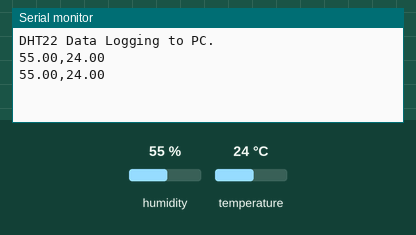
A sketch run on a simulated Arduino Uno, built with avr-gcc and run on an emulated ATmega328P. Shown: the last lines printed to the serial monitor. The test bench sets the inputs (shaded band); at power-on: humidity 55 %, temperature 24 °C.

Above: at 10.8 s.
10.9 s: humidity set to 22 %
At 16.2 s:
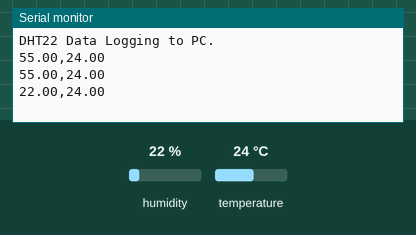
18.4 s: temperature set to 12 °C
At 21.4 s:
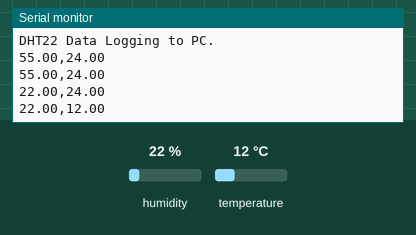
25.9 s: humidity set to 40 %
At 30.7 s:
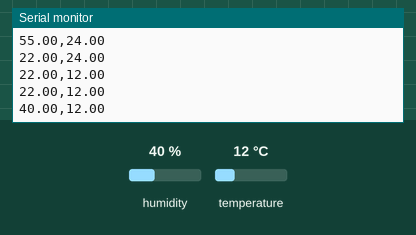
Timing chart, 0 to 32.2 s (numbered marks = the images above; inputs shaded):
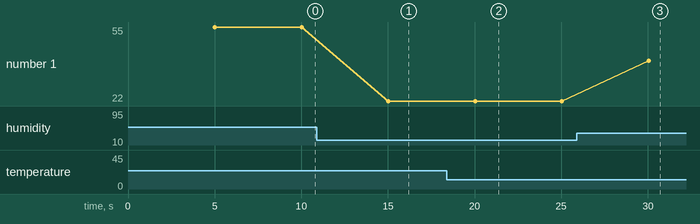

Measured:
- after the input at 10.9 s, the serial monitor: prints a new line after 4.1 s (image 1)
- after the input at 18.4 s, the serial monitor: prints a new line after 1.6 s (image 2)
- after the input at 25.9 s, the serial monitor: prints a new line after 4.1 s (image 3)
- plotted number 1: 55 → 22 after the input at 10.9 s, 22 → 40 after the input at 25.9 s

The sketch:

DHT22SerialMonitorCollect.ino
```cpp
// Please install DHT Sensor Library to run code
#include <DHT.h>

// Define the pin for the DHT22
#define DHTPIN 2  // Change this to the pin you're using
#define DHTTYPE DHT22

// Create a DHT object
DHT dht(DHTPIN, DHTTYPE);

void setup() {
  // Start serial communication
  Serial.begin(9600);
  Serial.println("DHT22 Data Logging to PC.");

  // Initialize the DHT sensor
  dht.begin();
}

void loop() {
  // Wait 5 seconds between measurements
  delay(5000);

  // Read temperature and humidity
  float humidity = dht.readHumidity();
  float temperature = dht.readTemperature();

  // Check if readings failed
  if (isnan(humidity) || isnan(temperature)) {
    Serial.println("Failed to read from DHT sensor!");
    return;
  }
  /*
  // Remove comments to include more details in serial monitor output
  // Send data to Serial Monitor
  Serial.print("Humidity: ");
  Serial.print(humidity);
  Serial.print(" %\t");
  Serial.print("Temperature: ");
  Serial.print(temperature);
  Serial.println(" °C");
  */

  // Outputs humidity then temperature.
  // Separated data by comma to input into CSV or MATLAB.
  Serial.print(humidity);
  Serial.print(",");
  Serial.println(temperature);
}
```
